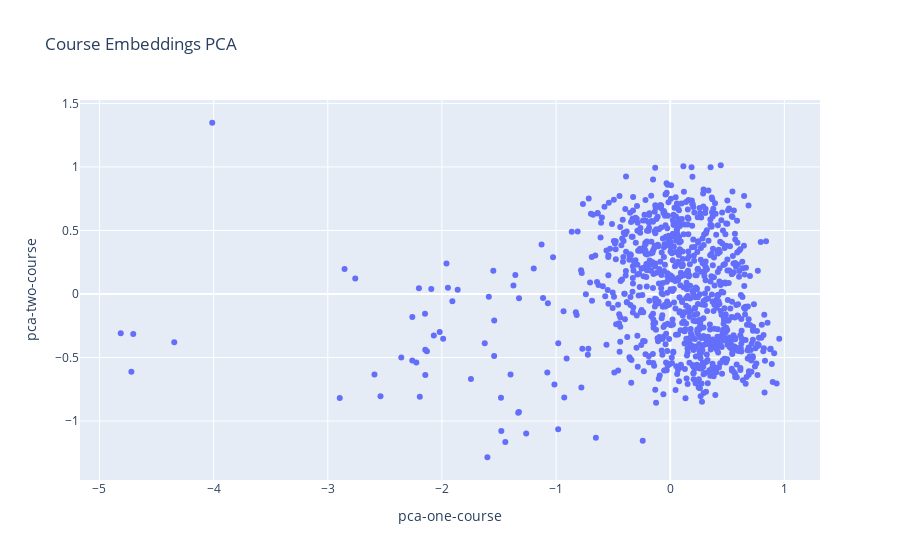

Notebook source saved alongside this figure:
### Markdown cell above
# Visualize Course Embeddings using PCA

### Code cell
pca = PCA(n_components=2)
course_pca_result = pca.fit_transform(course_embeddings)
course_df['pca-one-course'] = course_pca_result[:, 0]
course_df['pca-two-course'] = course_pca_result[:, 1]

# Plot the course embeddings using PCA
fig = px.scatter(
    course_df,
    x='pca-one-course',
    y='pca-two-course',
    hover_data=['title'],
    title='Course Embeddings PCA'
)
fig.show()

### Figure 1 — Plotly figure (JSON) as saved in the notebook; plotly's stock layout.template omitted (floating-point values rounded to 4 significant figures; data arrays with more than 128 entries replaced by an {"elided": "..."} marker saying what was removed)
{"data": [{"customdata": {"elided": "907x1 str values"}, "hovertemplate": "pca-one-course=%{x}<br>pca-two-course=%{y}<br>title=%{customdata[0]}<extra></extra>", "legendgroup": "", "marker": {"color": "#636efa", "symbol": "circle"}, "mode": "markers", "name": "", "orientation": "v", "showlegend": false, "type": "scatter", "x": {"elided": "907 float values"}, "xaxis": "x", "y": {"elided": "907 float values"}, "yaxis": "y"}], "layout": {"legend": {"tracegroupgap": 0}, "title": {"text": "Course Embeddings PCA"}, "xaxis": {"anchor": "y", "domain": [0, 1], "title": {"text": "pca-one-course"}}, "yaxis": {"anchor": "x", "domain": [0, 1], "title": {"text": "pca-two-course"}}}}
